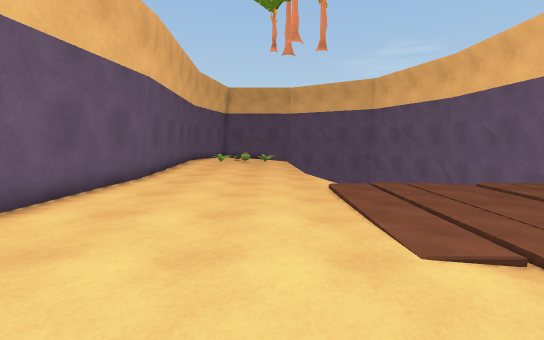
[1] (above)

14 first-person views from a walk through a scene from a Unity 3-D project. The camera is 1.5 m above the floor, tilts 6° down and sees 85° across. The floor is counted in squares, 1 m on a side. Each view is taken from the middle of a square. On the plan, view 1 faces up. The plan holds only what a view shows up to about 15 squares ahead; the rest is blank. The place goes on beyond the plan. Some surface patterns are stand-ins.

[2]
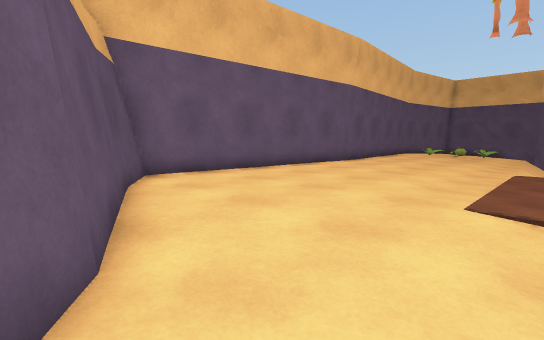

[3]
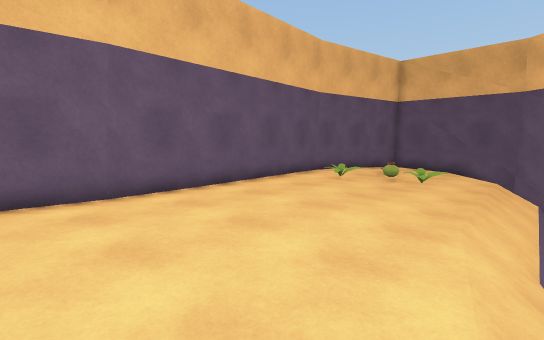

[4]
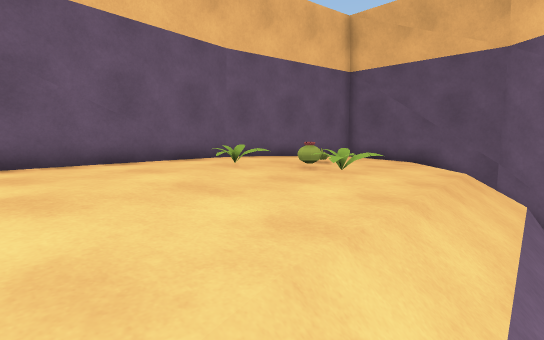

[5]
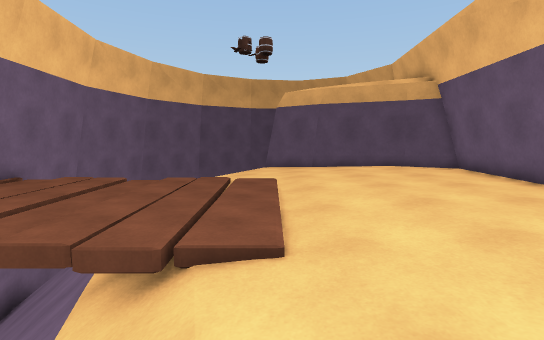

[6]
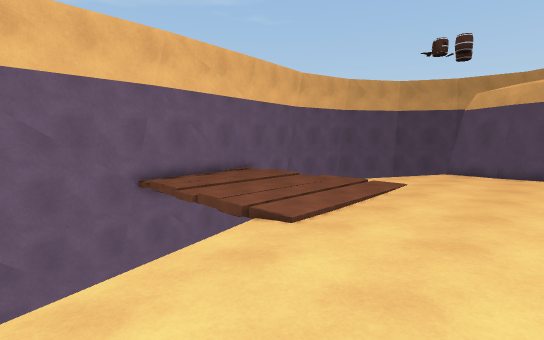

[7]
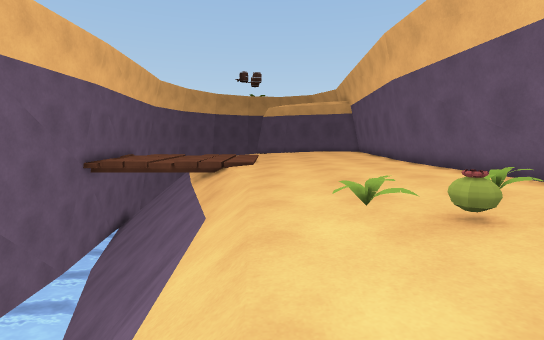

[8]
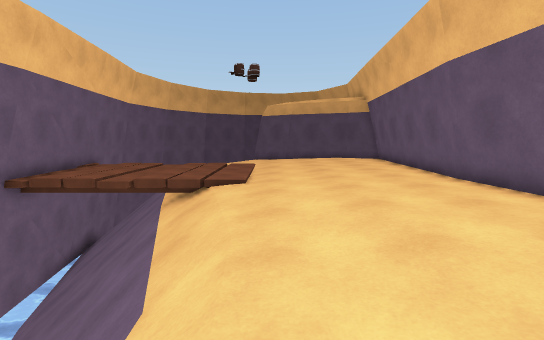

[9]
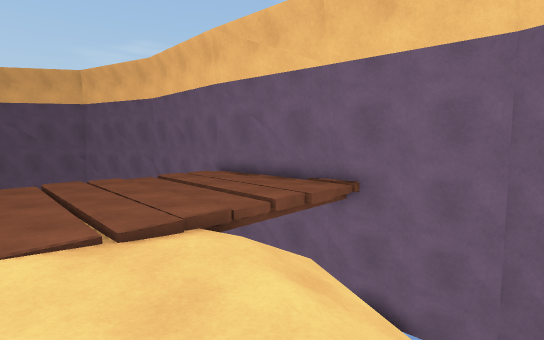

[10]
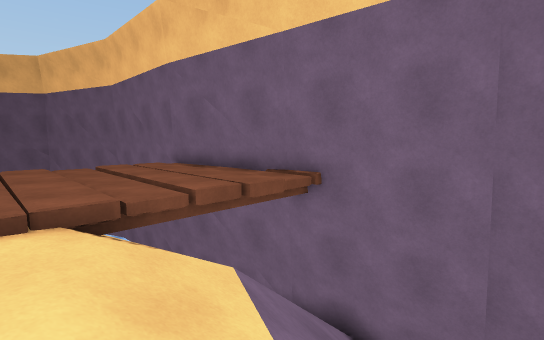

[11]
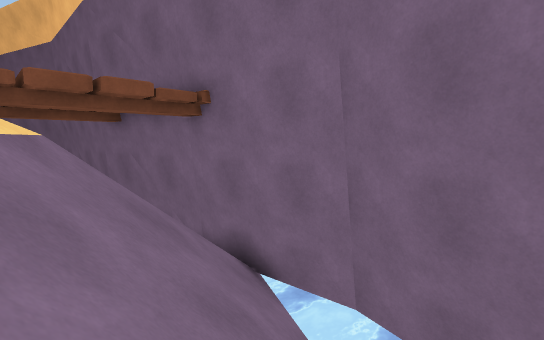

[12]
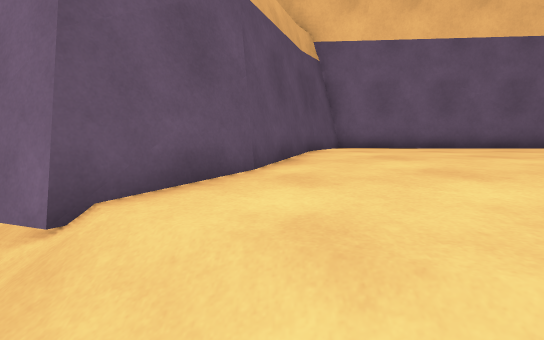

[13]
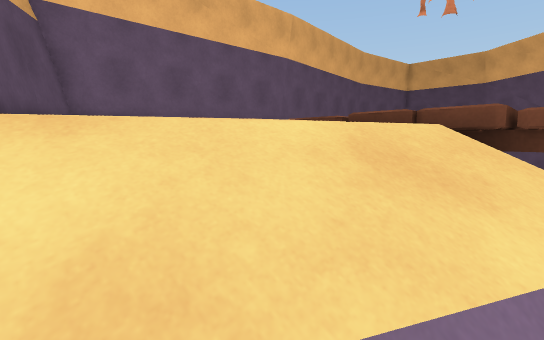

[14]
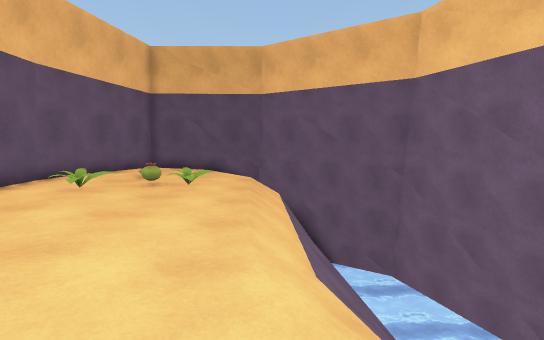

### Floor plan
Key: @ floor where view 1 was taken; # wall or solid block; . main floor; : floor 0.25 m higher than the main floor; - floor 0.25 m lower than the main floor; / step, stairs or slope; = window, fence, low wall or low ledge; O other object.
Columns run from 5 left of view 1 to 11 right of it. Each row starts with its distance up from view 1.
 25  ########
 24  #..-   #
 23 ##..--/
 22 ##...--/
 21 #..O..-/
 20 #.....-/
 19 #..O.O-/
 18 #.O...-/
 17 #.....-/
 16 #.....-/  //
 15 #.....-/=///
 14 #......////// #
 13 #......////// #
 12 ##.....-//////#
 11 ##.....-//////#
 10 =#......//=///#
  9 ##:....///.../
  8 #:::...///.... #
  7 #::....// .... #
  6 #:....../......#
  5 #......./...... #
  4 #:....../....// #
  3 #:.......-//////#
  2 #:.......-//////#
  1 #:.......///////#
  0 ####.@..-////// #
 -1   ####..-/////  #
 -2      ##-//     #
 -3       ##/  /   #
 -4        #

Positions as (right, up) in squares from view 1, and headings:
1: (0, 0), facing up
2: (3, -2), facing up-left
3: (3, 8), facing up-left
4: (3, 13), facing up-left
5: (2, 13), facing down
6: (-2, 14), facing down-right
7: (1, 23), facing down
8: (1, 19), facing down
9: (2, -1), facing up-right
10: (4, -1), facing up-right
11: (6, -3), facing up-right
12: (5, -1), facing left
13: (6, -1), facing up-left
14: (2, 10), facing up
